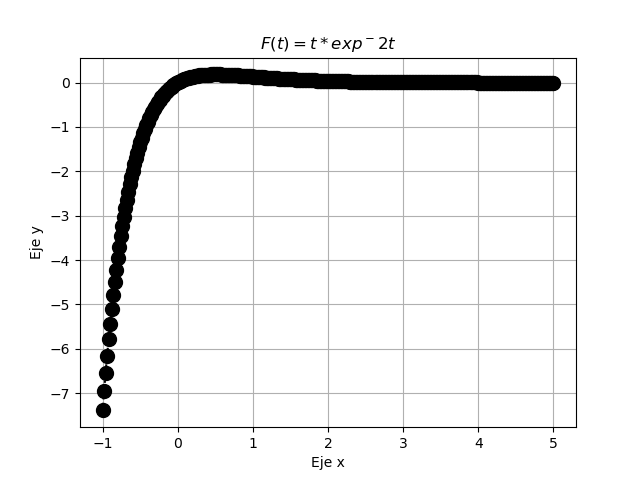

Write Python code to recreate this figure.
import matplotlib.pyplot as plt
import numpy as np

t = np.linspace(-1, 5 ,300)
def h(t):
    return (t*np.exp(-2*t)) 
plt.plot(t, h(t), 'o:k', markersize=10)
plt.title('$F(t)=t*exp^-2t$')
plt.xlabel('Eje x')
plt.ylabel('Eje y')
a = plt.gca()
#a.set_axis_bgcolor('k')
plt.grid(True)
plt.show()
